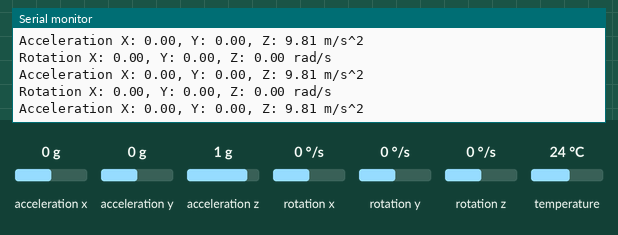
Bench run of a sketch on a simulated Arduino Leonardo, built with avr-gcc and run on an emulated ATmega32U4. On the bench: the last lines printed to the serial monitor. Inputs (shaded band) come from the test bench; at power-on: acceleration x 0 g, acceleration y 0 g, acceleration z 1 g, rotation x 0 °/s, rotation y 0 °/s, rotation z 0 °/s, temperature 24 °C.

Above: at 1.3 s.
1.4 s: acceleration x set to -1.4 g
At 2.1 s:
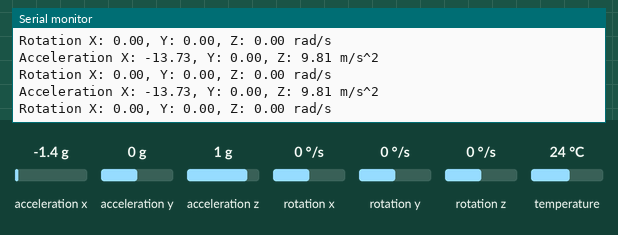
2.9 s: acceleration y set to -1.4 g
At 3.4 s:
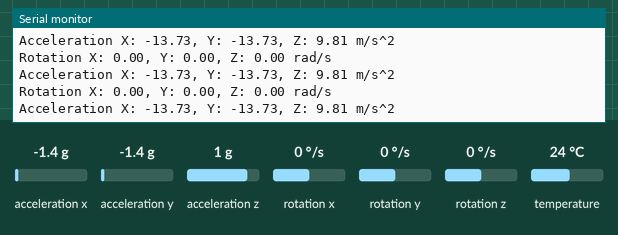
4.4 s: acceleration z set to -1.4 g
At 4.9 s:
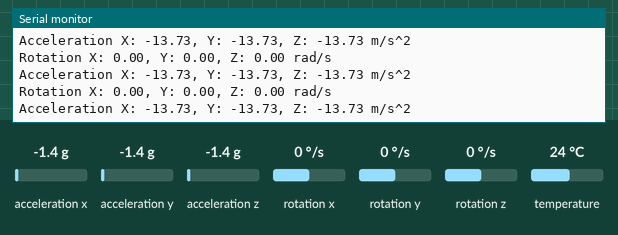
5.9 s: rotation x set to -192 °/s
At 6.8 s:
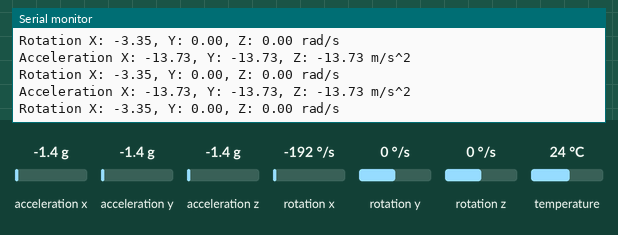
7.4 s: rotation y set to -192 °/s
At 8.3 s:
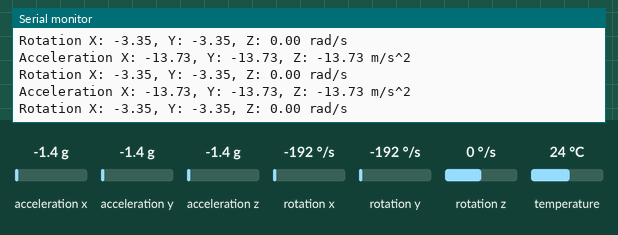

Measured:
- after the input at 1.4 s, the serial monitor: prints a new line at once (image 1)
- after the input at 2.9 s, the serial monitor: prints a new line at once (image 2)
- after the input at 4.4 s, the serial monitor: prints a new line at once (image 3)
- after the input at 5.9 s, the serial monitor: prints a new line at once (image 4)
- after the input at 7.4 s, the serial monitor: prints a new line at once (image 5)

The sketch:

sketch_jul14a.ino
```cpp
#include <Adafruit_MPU6050.h>
#include <Adafruit_Sensor.h>
//#include <Wire.h>

Adafruit_MPU6050 mpu;

void setup(void) {
  Serial.begin(115200);
  while (!Serial)
    delay(10); // will pause Zero, Leonardo, etc until serial console opens

  Serial.println("Adafruit MPU6050 test!");

  // Try to initialize!
  if (!mpu.begin()) {
    Serial.println("Failed to find MPU6050 chip");
    while (1) {
      delay(10);
    }
  }
  Serial.println("MPU6050 Found!");
  mpu.setAccelerometerRange(MPU6050_RANGE_4_G);
  mpu.setGyroRange(MPU6050_RANGE_500_DEG);
  mpu.setFilterBandwidth(MPU6050_BAND_94_HZ);
  Serial.println("");
  delay(100);
}

void loop() {
  /* Get new sensor events with the readings */
  sensors_event_t a,g,t;
  mpu.getEvent(&a,&g,&t);

  /* Print out the values */
  Serial.print("Acceleration X: ");
  Serial.print(a.acceleration.x);
  Serial.print(", Y: ");
  Serial.print(a.acceleration.y);
  Serial.print(", Z: ");
  Serial.print(a.acceleration.z);
  Serial.println(" m/s^2");

  Serial.print("Rotation X: ");
  Serial.print(g.gyro.x);
  Serial.print(", Y: ");
  Serial.print(g.gyro.y);
  Serial.print(", Z: ");
  Serial.print(g.gyro.z);
  Serial.println(" rad/s");
/*
  Serial.print("Temperature: ");
  Serial.print(temp.temperature);
  Serial.println(" degC");
  */

  Serial.println("");
  //delay(500);
}
```
